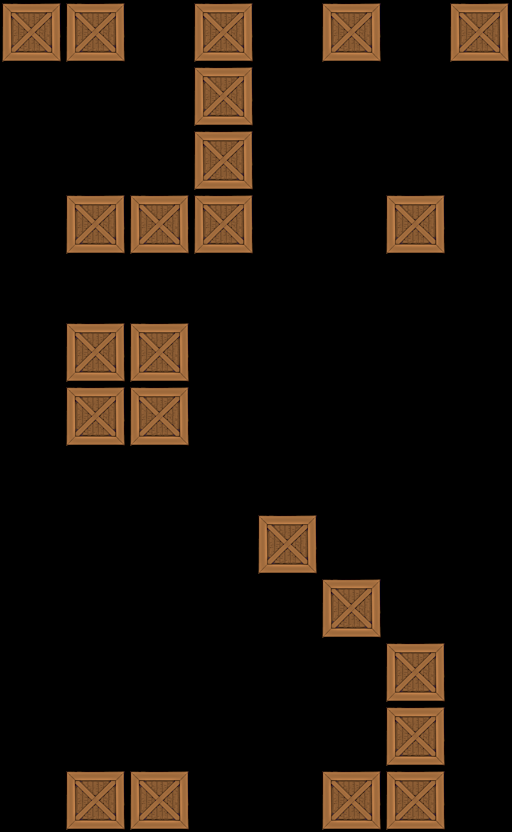

Below is a game level as drawn by its tile map, then a one-line description and the .tmx that defines it (tile-layer data replaced by summaries):
An orthogonal 8x13 tile map with 64x64 px tiles, 1 tile layer (Tile Layer 1).

<map version="1.0" orientation="orthogonal" width="8" height="13" tilewidth="64" tileheight="64">
 <tileset firstgid="1" name="crate" tilewidth="64" tileheight="64">
  <image source="../../crate3.png" width="64" height="64" />
 </tileset>
 <layer name="Tile Layer 1" width="8" height="13">
  <data>[104 cells, 23 non-empty, 1 distinct tile ids]</data>
 </layer>
</map>
